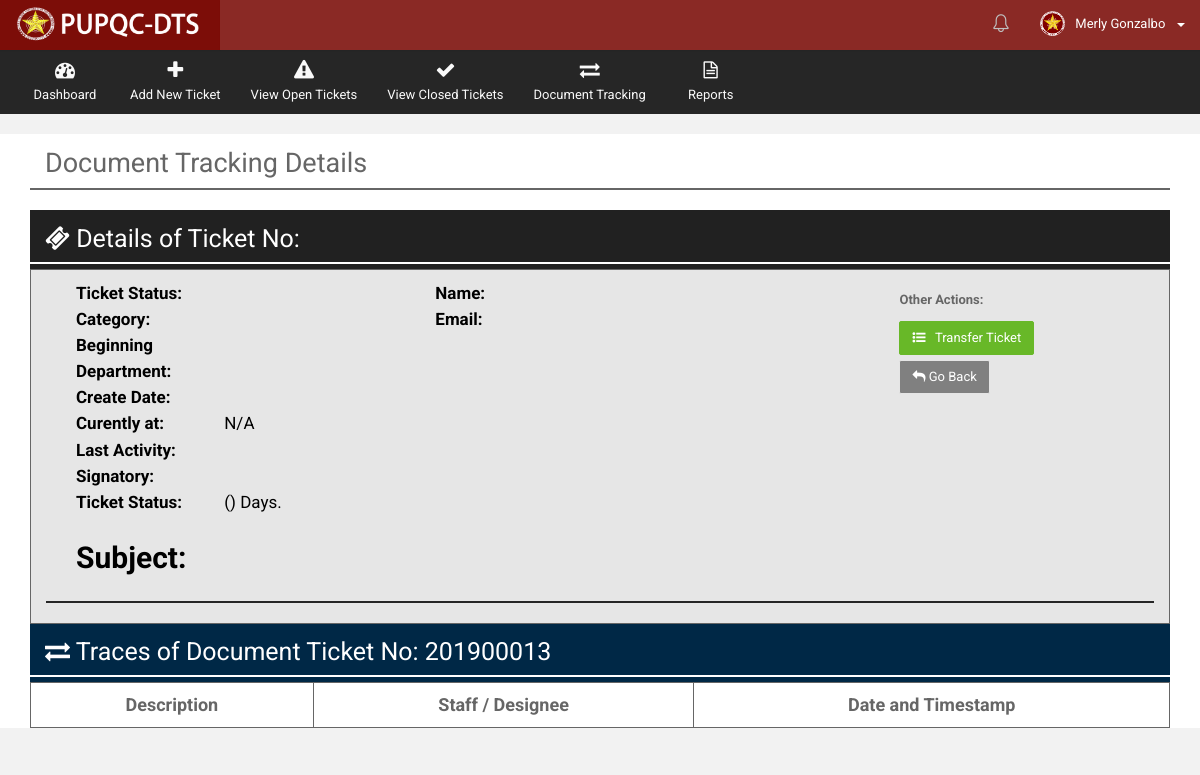
The app's page /Web/Department/views/ticket_trace_review.php?getID=201900013 (signed in), older data.
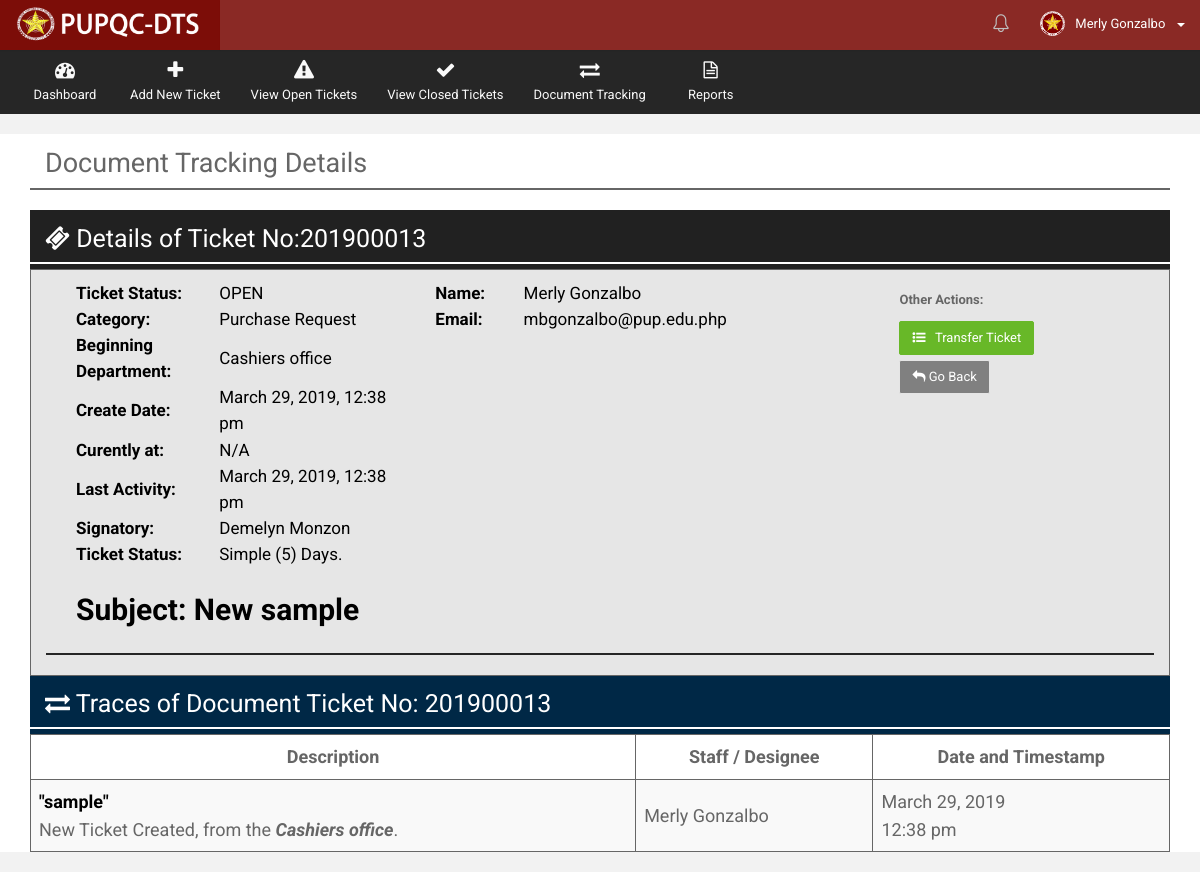
The same page, newer data.
### tables this page shows
CREATE TABLE `t_document_track` (
  `docu_tr_ID` int(10) NOT NULL,
  `docu_tr_ticket_no` varchar(255) NOT NULL,
  `docu_tr_doctype` int(10) NOT NULL,
  `docu_tr_sourcetype` int(10) NOT NULL,
  `docu_tr_ext_source_desc` varchar(255) DEFAULT NULL,
  `docu_tr_prioritytype` int(10) NOT NULL,
  `docu_tr_count_date_process` varchar(10) NOT NULL,
  `docu_tr_from_office` int(10) NOT NULL,
  `docu_tr_to_office` int(10) DEFAULT NULL,
  `docu_tr_subject` varchar(255) NOT NULL,
  `docu_tr_desc` varchar(255) NOT NULL,
  `docu_tr_closing_remarks` varchar(255) DEFAULT NULL,
  `docu_tr_remarks` varchar(255) DEFAULT NULL,
  `docu_tr_asignatory` varchar(255) NOT NULL,
  `docu_tr_createdby` int(10) NOT NULL,
  `docu_tr_receiver` int(10) DEFAULT NULL,
  `docu_tr_sender` int(10) DEFAULT NULL,
  `docu_tr_closedby` int(10) DEFAULT NULL,
  `docu_tr_reopenedby` int(10) DEFAULT NULL,
  `docu_tr_receiving_stat` varchar(30) DEFAULT NULL,
  `docu_tr_date_create` date NOT NULL,
  `docu_tr_time_create` time NOT NULL,
  `docu_tr_date_sent` date DEFAULT NULL,
  `docu_tr_time_sent` time DEFAULT NULL,
  `docu_tr_date_received` date DEFAULT NULL,
  `docu_tr_time_received` time DEFAULT NULL,
  `docu_tr_date_done` date DEFAULT NULL,
  `docu_tr_time_done` time DEFAULT NULL,
  `docu_tr_date_reopened` date DEFAULT NULL,
  `docu_tr_time_reopened` time DEFAULT NULL,
  `docu_tr_status` varchar(20) NOT NULL DEFAULT 'OPEN',
  `docu_tr_overdue_stat` varchar(10) NOT NULL DEFAULT 'NO',
  `docu_tr_action` varchar(30) NOT NULL,
  `docu_tr_notif_stat` bit(1) NOT NULL DEFAULT b'1',
  `docu_tr_disp_stat` bit(1) NOT NULL DEFAULT b'1'
);

CREATE TABLE `r_document_type` (
  `docutype_ID` int(10) NOT NULL,
  `docutype_desc` varchar(50) NOT NULL,
  `docutype_stat` bit(1) NOT NULL DEFAULT b'1',
  `docutype_timestamp` datetime NOT NULL DEFAULT CURRENT_TIMESTAMP
);

CREATE TABLE `r_office` (
  `office_ID` int(10) NOT NULL,
  `office_name` varchar(200) NOT NULL,
  `office_stat` bit(1) NOT NULL DEFAULT b'1',
  `office_timestamp` datetime NOT NULL DEFAULT CURRENT_TIMESTAMP
);

CREATE TABLE `t_document_track_history` (
  `docu_tr_his_ID` int(10) NOT NULL,
  `docu_tr_his_ticket_no` varchar(255) NOT NULL,
  `docu_tr_his_doctype` int(10) NOT NULL,
  `docu_tr_his_sourcetype` int(10) NOT NULL,
  `docu_tr_his_ext_source_desc` varchar(255) DEFAULT NULL,
  `docu_tr_his_prioritytype` int(10) NOT NULL,
  `docu_tr_his_count_date_process` varchar(10) NOT NULL,
  `docu_tr_his_from_office` int(10) NOT NULL,
  `docu_tr_his_to_office` int(10) DEFAULT NULL,
  `docu_tr_his_subject` varchar(255) NOT NULL,
  `docu_tr_his_desc` varchar(255) NOT NULL,
  `docu_tr_his_closing_remarks` varchar(255) DEFAULT NULL,
  `docu_tr_his_remarks` varchar(255) DEFAULT NULL,
  `docu_tr_his_asignatory` varchar(255) NOT NULL,
  `docu_tr_his_createdby` int(10) NOT NULL,
  `docu_tr_his_receiver` int(10) DEFAULT NULL,
  `docu_tr_his_sender` int(10) DEFAULT NULL,
  `docu_tr_his_closedby` int(10) DEFAULT NULL,
  `docu_tr_his_reopenedby` int(10) DEFAULT NULL,
  `docu_tr_his_receiving_stat` varchar(30) DEFAULT NULL,
  `docu_tr_his_date_create` date NOT NULL,
  `docu_tr_his_time_create` time NOT NULL,
  `docu_tr_his_date_sent` date DEFAULT NULL,
  `docu_tr_his_time_sent` time DEFAULT NULL,
  `docu_tr_his_date_received` date DEFAULT NULL,
  `docu_tr_his_time_received` time DEFAULT NULL,
  `docu_tr_his_date_done` date DEFAULT NULL,
  `docu_tr_his_time_done` time DEFAULT NULL,
  `docu_tr_his_date_reopened` date DEFAULT NULL,
  `docu_tr_his_time_reopened` time DEFAULT NULL,
  `docu_tr_his_status` varchar(20) NOT NULL DEFAULT 'OPEN',
  `docu_tr_his_overdue_stat` varchar(10) NOT NULL DEFAULT 'NO',
  `docu_tr_his_action` varchar(30) NOT NULL,
  `docu_tr_his_notif_stat` bit(1) NOT NULL DEFAULT b'1',
  `docu_tr_his_disp_stat` bit(1) NOT NULL DEFAULT b'1',
  `docu_tr_his_timestamp` datetime NOT NULL DEFAULT CURRENT_TIMESTAMP
);

CREATE TABLE `r_priority_type` (
  `priority_ID` int(10) NOT NULL,
  `priority_desc` varchar(50) NOT NULL,
  `priority_date_count` int(10) NOT NULL,
  `priority_stat` bit(1) NOT NULL DEFAULT b'1',
  `priority_timestamp` datetime NOT NULL DEFAULT CURRENT_TIMESTAMP
);

CREATE TABLE `t_employees` (
  `emp_ID` int(10) NOT NULL,
  `emp_lastname` varchar(100) NOT NULL,
  `emp_middlename` varchar(100) DEFAULT NULL,
  `emp_firstname` varchar(100) NOT NULL,
  `emp_office` int(10) NOT NULL,
  `emp_position` varchar(50) NOT NULL,
  `emp_picture` varchar(255) DEFAULT 'default.png',
  `emp_active_flag` bit(1) NOT NULL DEFAULT b'1',
  `emp_mod_date` datetime NOT NULL DEFAULT CURRENT_TIMESTAMP
);

CREATE TABLE `t_accounts` (
  `acc_ID` int(10) NOT NULL,
  `acc_empID` int(10) NOT NULL,
  `acc_username` varchar(100) NOT NULL,
  `acc_password` varchar(100) NOT NULL,
  `acc_email` varchar(255) DEFAULT NULL,
  `acc_user_role` int(10) NOT NULL,
  `acc_active_flag` varchar(20) NOT NULL DEFAULT 'Active',
  `acc_timestamp` datetime NOT NULL DEFAULT CURRENT_TIMESTAMP,
  `acc_mod_date` datetime NOT NULL DEFAULT CURRENT_TIMESTAMP
);

### Web/Department/views/ticket_trace_review.php (the view, shortened to what the changed rows need)
<?php
    include("../utilities/Header.php");
    include("../utilities/Notification.php");
    include("../utilities/Tables.php");
    if (isset($_GET['getID']))
    {
        $docu_ticketno = $_GET['getID'];
    }
?>
      <div class="wrapper row-offcanvas row-offcanvas-left">
       <div class="content">
          <section class="main-content">
             <div class="col-md-12">
                <div class="col-md-12">
                  <h2 style="margin-top: 15px">Document Tracking Details</h2>
                </div>
             </div>
            <?php include("../functionalities/ticket_num_generator.php");?>
            <div class="row" style="background-color: white">
              <div class="col-md-12">
                <div class="box-info">
                  <?php include("get_view_details_docu_ticket.php");?>
                  <div class="col-md-12">
                    <div class="panel-heading" style="background-color: #212121; ">
                        <h4 style="color: white; font-size: 25px"><i class="fa fa-ticket"></i>   Details of Ticket No:<?php echo $docu_tr_ticket_no; ?></h4>
                        <div class="row" style="padding:1px; background-color:white;"></div>
                    </div>
                      <div class="col-md-12" style="background-color: #e6e6e6; border: 1px solid">
                          <div class="col-md-12" style="margin-bottom: 10px; margin-right: 2%; ">
                               <div class="col-md-4" style="color: black; font-size:17px">
                                  <table>
                                    <tbody>
                                       <tr style="margin: 70px">
                                         <td style="width: 220px"><b>Ticket Status:</b></td>
                                         <td style="width: 370px"><?php echo $docu_tr_status; ?></td>
                                       </tr>
                                       <tr style="margin: 70px">
                                         <td style="width: 220px"><b>Category:</b></td>
                                         <td style="width: 370px"><?php echo $docutype_desc ?></td>
                                       </tr>
                                       <tr style="margin: 70px">
                                         <td style="width: 220px"><b>Beginning <br> Department:</b></td>
                                         <td style="width: 370px"><?php echo $created_office_name;?></td>
                                       </tr>
                                       <tr style="margin: 70px">
                                         <td style="width: 220px"><b>Create Date:</b></td>
                                         <td style="width: 370px"><?php echo $DTcreate; ?></td>
                                       </tr>
                                       <tr style="margin: 70px">
                                         <td style="width: 220px"><b>Last Activity:</b></td>
                                         <td style="width: 370px"><?php echo $new_LT_format; ?></td>
                                       </tr>
                                       <tr style="margin: 70px">
                                         <td style="width: 220px"><b>Signatory:</b></td>
                                         <td style="width: 370px"><?php echo $docu_tr_asignatory;?></td>
                                       </tr>
                                       <tr style="margin: 70px">
                                         <td style="width: 220px"><b>Ticket Status:</b></td>
                                         <td style="width: 370px"><?php echo $priority_desc.' ('.$priority_days_count.') Days.';?></td>
                                       </tr>
                                    </tbody>
                                  </table>
                               </div>
                               <div class="col-md-5" style="color: black; font-size:17px">
                                  <table>
                                    <tbody>
                                       <tr>
                                         <td style="width: 100px"><b>Name:</b></td>
                                         <td style="width: 370px"><?php echo $creator_compname; ?></td>
                                       </tr>
                                       <tr>
                                         <td style="width: 100px"><b>Email:</b></td>
                                         <td style="width: 370px"><?php echo $acc_email; ?></td>
                                       </tr>
                                    </tbody>
                                  </table>
                               </div>
                          <div class="col-md-12">
                            <p style="font-size: 30px; color: black; margin-top: 20px; font-weight: bold">Subject: <?php echo $docu_tr_subject?></p>
                          </div>
                      </div>
                  </div>
                </div>
              </div>
              <div class="col-md-12">
                <div class="box-info">
                    <table class="table table-striped mbn" style="font-size: 18px">
                       <thead>
                       <tr>
                           <th style="border:1px solid; text-align: center">Description</th>
                           <th style="border:1px solid; text-align: center">Staff / Designee</th>
                           <th style="border:1px solid; text-align: center">Date and Timestamp</th>
                       </tr>
                       </thead>
                       <tbody>
                        <?php include("get_view_table_tracing_details.php");?>
                      </tbody>
                    </table>
                </div>
              </div>
            </div>
          </section>
       </div>
      </div>
 <link type="text/css" rel="stylesheet" href="../../../resources-web/assets/plugins/bootstrap-wysihtml5/bootstrap3-wysihtml5.min.css">
</body>
</html>

### Web/Department/views/get_view_table_tracing_details.php (shortened to what the changed rows need)
<?php
        include("../../../db_con.php");
        $view_query1 = mysqli_query($connection,"SELECT * FROM `t_document_track_history` AS DOCU
                                                       INNER JOIN `t_accounts` AS ACC
                                                       INNER JOIN `t_employees` AS EMP
                                                       INNER JOIN `r_document_type` AS TYPE
                                                       INNER JOIN `r_source_type` AS SRC
                                                       INNER JOIN `r_priority_type` AS PRIO
                                                       ON  ACC.acc_empID = EMP.emp_ID
                                                       and TYPE.docutype_ID = DOCU.docu_tr_his_doctype
                                                       and SRC.source_ID = DOCU.docu_tr_his_sourcetype
                                                       and PRIO.priority_ID = DOCU.docu_tr_his_prioritytype
                                                       WHERE DOCU.docu_tr_his_ticket_no = '$docu_ticketno'
                                                       GROUP BY DOCU.docu_tr_his_ID");
        while($row1 = mysqli_fetch_array($view_query1))
        {
            $docu_tr_desc = $row1["docu_tr_his_desc"];
            $docu_tr_from_office = $row1["docu_tr_his_from_office"];
            $docu_action = $row1["docu_tr_his_action"];
            $docu_tr_createdby = $row1["docu_tr_his_createdby"];
            $docu_tr_date_create = new datetime($row1["docu_tr_his_date_create"]);
            $docu_tr_time_create = new datetime($row1["docu_tr_his_time_create"]);
            $date_create = $docu_tr_date_create->format('F d, Y');
            $time_create = $docu_tr_time_create->format('h:i a');
              $getoffice_creator = mysqli_query($connection, "SELECT * FROM `t_employees` AS EMP
                                                              INNER JOIN `r_office` AS OFF
                                                              ON EMP.emp_office = OFF.office_ID
                                                      WHERE OFF.office_ID = '$docu_tr_from_office'");
              while($create_off_row = mysqli_fetch_array($getoffice_creator))
              {
                $created_office_name = $create_off_row["office_name"];
              }
              $getcreator = mysqli_query($connection, "SELECT * FROM `t_employees` AS EMP
                                                              INNER JOIN `r_office` AS OFF
                                                              ON EMP.emp_office = OFF.office_ID
                                                      WHERE EMP.emp_ID = ' $docu_tr_createdby'");
               while($creator_row = mysqli_fetch_array($getcreator))
               {
                 $creator_fname = $creator_row["emp_firstname"];
                 $creator_lname = $creator_row["emp_lastname"];
                 $creator_compname = $creator_fname.' '.$creator_lname;
               }
             echo      '<td style="border:1px solid"> ';
                         if($docu_action == 'Created')
                         {
                            echo  '<b style="color: black">"'.$docu_tr_desc.'"</b><br> New Ticket '.$docu_action.', from the <i><b>'.$created_office_name.'</b></i>.';
                         }
             echo      '</td>';
             echo      '<td style="border:1px solid"> ';
                         if($docu_action == 'Created')
                         {
                           echo  $creator_compname;
                         }
             echo      '</td>';
             echo      '<td style="border:1px solid"> ';
                         if($docu_action == 'Created')
                         {
                           echo  $date_create.'<br>'.$time_create;
                         }
             echo      '</td>';
       }
?>

Row changes from the older to the newer data that the page shows:
added t_document_track: docu_tr_ticket_no "201900013", docu_tr_status "OPEN", docu_tr_doctype.docutype_desc "Purchase Request", DTcreate "March 29, 2019, 12:38 pm", docu_tr_asignatory "Demelyn Monzon", docu_tr_prioritytype.priority_desc "Simple", docu_tr_prioritytype.priority_date_count "5", docu_tr_subject "New sample"
now on this page (row unchanged): r_office: office_name "Cashiers office"
added t_document_track_history: docu_tr_his_timestamp "March 29, 2019, 12:38 pm", docu_tr_his_desc "sample", docu_tr_his_action "Created", docu_tr_his_from_office.office_name "Cashiers office", t_employees.emp_firstname+emp_lastname "Merly Gonzalbo", docu_tr_his_date_create "March 29, 2019", docu_tr_his_time_create "12:38 pm"
now on this page (row unchanged): t_employees: creator_compname "Merly Gonzalbo", t_accounts.acc_email "mbgonzalbo@pup.edu.php"
